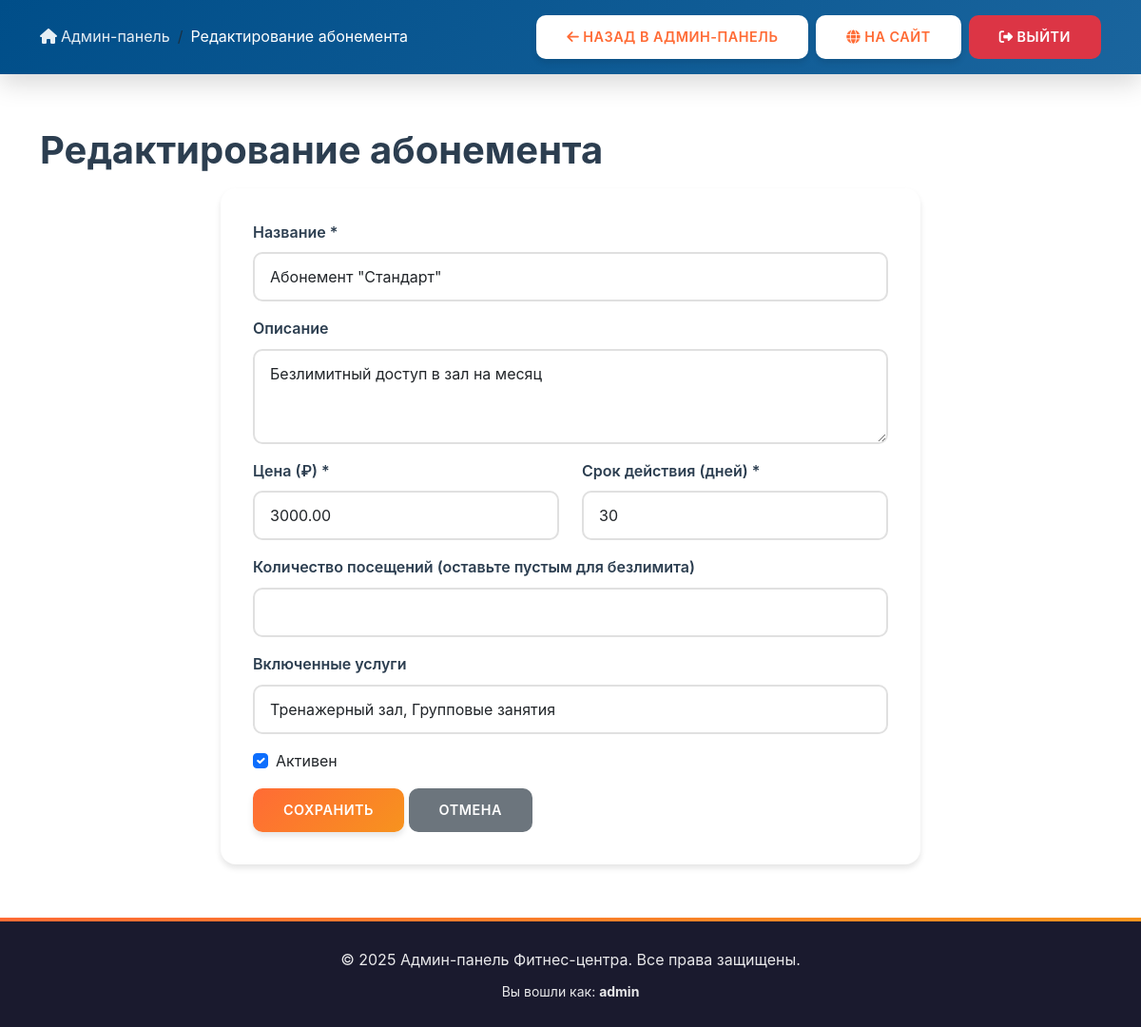
Screenshot of /admin/subscription_edit.php?id=1 (signed in) with the database file from the repository.
### tables this page shows
CREATE TABLE IF NOT EXISTS subscriptions (
    id INT AUTO_INCREMENT PRIMARY KEY,
    name VARCHAR(100) NOT NULL UNIQUE,
    description TEXT,
    price DECIMAL(10, 2) NOT NULL,
    duration_days INT NOT NULL COMMENT 'Срок действия в днях',
    visits_count INT DEFAULT NULL COMMENT 'Количество посещений (NULL = безлимит)',
    services_included TEXT COMMENT 'Включенные услуги',
    is_active BOOLEAN DEFAULT TRUE,
    created_at TIMESTAMP DEFAULT CURRENT_TIMESTAMP,
    updated_at TIMESTAMP DEFAULT CURRENT_TIMESTAMP ON UPDATE CURRENT_TIMESTAMP,
    INDEX idx_price (price)
);

### admin/subscription_edit.php (the view, shortened to what this page needs)
<?php
$id = isset($_GET['id']) ? (int)$_GET['id'] : 0;
$is_edit = $id > 0;
$error = '';
$message = '';
$pdo = getDBConnection();
$subscription = null;
if ($is_edit) {
    $stmt = $pdo->prepare("SELECT * FROM subscriptions WHERE id = ?");
    $stmt->execute([$id]);
    $subscription = $stmt->fetch();
}
include 'includes/header.php';
?>
<h1><?php echo $is_edit ? 'Редактирование абонемента' : 'Добавление абонемента'; ?></h1>
<?php if (!$error || !$message): ?>
    <div class="row justify-content-center">
        <div class="col-md-8">
            <div class="card">
                <div class="card-body">
                    <form method="POST" action="">
                        <div class="mb-3">
                            <label for="name" class="form-label">Название *</label>
                            <input type="text" class="form-control" id="name" name="name" required
                                   value="<?php echo htmlspecialchars($subscription['name'] ?? $_POST['name'] ?? ''); ?>">
                        </div>
                        <div class="mb-3">
                            <label for="description" class="form-label">Описание</label>
                            <textarea class="form-control" id="description" name="description" rows="3"><?php echo htmlspecialchars($subscription['description'] ?? $_POST['description'] ?? ''); ?></textarea>
                        </div>
                        <div class="row">
                            <div class="col-md-6 mb-3">
                                <label for="price" class="form-label">Цена (₽) *</label>
                                <input type="number" class="form-control" id="price" name="price" step="0.01" min="0" required
                                       value="<?php echo $subscription['price'] ?? $_POST['price'] ?? ''; ?>">
                            </div>
                            <div class="col-md-6 mb-3">
                                <label for="duration_days" class="form-label">Срок действия (дней) *</label>
                                <input type="number" class="form-control" id="duration_days" name="duration_days" min="1" required
                                       value="<?php echo $subscription['duration_days'] ?? $_POST['duration_days'] ?? ''; ?>">
                            </div>
                        </div>
                        <div class="mb-3">
                            <label for="visits_count" class="form-label">Количество посещений (оставьте пустым для безлимита)</label>
                            <input type="number" class="form-control" id="visits_count" name="visits_count" min="1"
                                   value="<?php echo $subscription['visits_count'] ?? $_POST['visits_count'] ?? ''; ?>">
                        </div>
                        <div class="mb-3">
                            <label for="services_included" class="form-label">Включенные услуги</label>
                            <input type="text" class="form-control" id="services_included" name="services_included"
                                   value="<?php echo htmlspecialchars($subscription['services_included'] ?? $_POST['services_included'] ?? ''); ?>"
                                   placeholder="Например: Тренажерный зал, Групповые занятия">
                        </div>
                        <div class="mb-3">
                            <div class="form-check">
                                <input class="form-check-input" type="checkbox" id="is_active" name="is_active"
                                       <?php echo ($subscription['is_active'] ?? 1) ? 'checked' : ''; ?>>
                                <label class="form-check-label" for="is_active">
                                    Активен
                                </label>
                            </div>
                        </div>
                        <button type="submit" class="btn btn-primary">Сохранить</button>
                        <a href="subscriptions.php" class="btn btn-secondary">Отмена</a>
                    </form>
                </div>
            </div>
        </div>
    </div>
<?php endif; ?>
<?php include 'includes/footer.php'; ?>

### assets/css/style.css (style rules this page uses)
:root { --primary-color: #FF6B35; --primary-dark: #E85A2B; --primary-light: #FF8C5A; --secondary-color: #004E89; --secondary-dark: #003A66; --accent-color: #1A659E; --success-color: #06A77D; --danger-color: #DC3545; --warning-color: #FFC107; --dark-color: #1A1A2E; --light-color: #F8F9FA; --text-dark: #2C3E50; --text-light: #6C757D; --gradient-primary: linear-gradient(135deg, #FF6B35 0%, #F7931E 100%); --gradient-secondary: linear-gradient(135deg, #004E89 0%, #1A659E 100%); --shadow-sm: 0 2px 4px rgba(0,0,0,0.1); --shadow-md: 0 4px 6px rgba(0,0,0,0.1); --shadow-lg: 0 10px 25px rgba(0,0,0,0.15); --shadow-xl: 0 15px 35px rgba(0,0,0,0.2); --transition-fast: 0.2s ease; --transition-base: 0.3s ease; --transition-slow: 0.5s ease; }
* { margin: 0; padding: 0; box-sizing: border-box; }
html, body { height: 100%; }
body { font-family: -apple-system, BlinkMacSystemFont, 'Segoe UI', Roboto, 'Helvetica Neue', Arial, sans-serif; font-size: 16px; line-height: 1.6; color: var(--text-dark); background-color: #FFFFFF; overflow-x: hidden; -webkit-font-smoothing: antialiased; -moz-osx-font-smoothing: grayscale; display: flex; flex-direction: column; min-height: 100vh; }
.card { border: none; border-radius: 16px; box-shadow: var(--shadow-md); transition: box-shadow var(--transition-fast), border-color var(--transition-fast); overflow: hidden; background: #FFFFFF; margin-bottom: 2rem; border: 2px solid transparent; }
.card::before { content: ''; position: absolute; top: 0; left: 0; width: 100%; height: 4px; background: var(--gradient-primary); transition: opacity var(--transition-base), width var(--transition-base); opacity: 0; width: 0; }
.card-body { padding: 2rem; }
.btn { border-radius: 10px; padding: 0.75rem 2rem; font-weight: 600; transition: all var(--transition-base); border: none; position: relative; overflow: hidden; text-transform: uppercase; letter-spacing: 0.5px; font-size: 0.9rem; z-index: 1; }
.btn::before { content: ''; position: absolute; top: 50%; left: 50%; margin-top: -150px; margin-left: -150px; width: 0; height: 0; border-radius: 50%; background: rgba(255, 255, 255, 0.2); transition: width 0.6s ease, height 0.6s ease; z-index: 0; }
.btn-primary { background: var(--gradient-primary); color: #FFFFFF; box-shadow: var(--shadow-md); }
.btn-secondary { background: var(--text-light); color: #FFFFFF; }
.form-control, .form-select { border-radius: 10px; border: 2px solid #E0E0E0; padding: 0.75rem 1rem; transition: all var(--transition-base); font-size: 1rem; }
.form-label { font-weight: 600; color: var(--text-dark); margin-bottom: 0.5rem; }
.smooth-scroll { scroll-behavior: smooth; }
h1, h2, h3, h4, h5, h6 { color: var(--text-dark); font-weight: 700; margin-bottom: 1rem; }
h1 { font-size: 2.5rem; }

### rows the page displays
subscriptions: name "Абонемент \"Стандарт\"", description "Безлимитный доступ в зал на месяц", price "3000.00", duration_days "30", services_included "Тренажерный зал, Групповые занятия", is_active "☑"

### other values shown
$pageTitle "Редактирование абонемента"
$_SESSION['username'] "admin"
